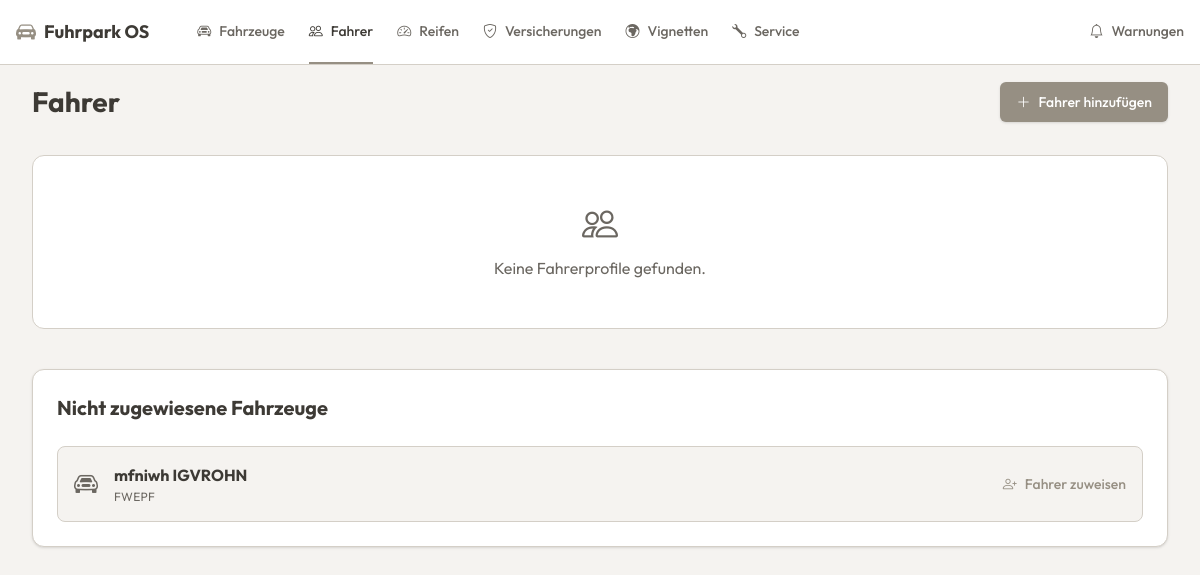
/views/drivers/drivers_list.php, run on an earlier commit of the app's database.
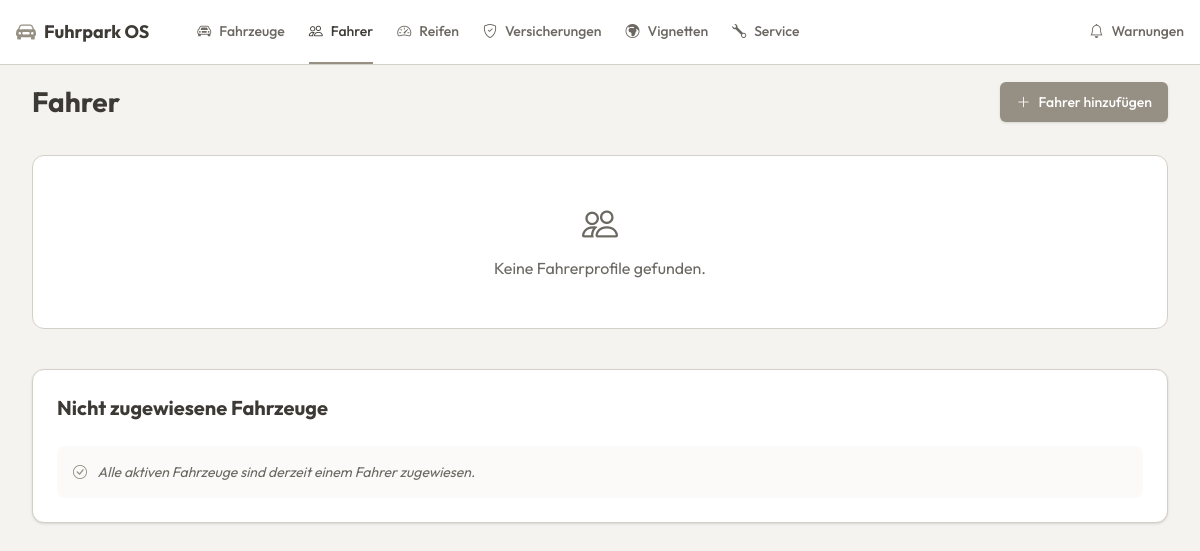
And on a later commit of the database.
### tables this page shows
CREATE TABLE fahrzeuge (
        id INTEGER PRIMARY KEY AUTOINCREMENT,
        kennzeichen TEXT NOT NULL,
        fahrzeug_typ TEXT NOT NULL,
        marke TEXT NOT NULL,
        modell TEXT NOT NULL,
        vin TEXT NOT NULL,
        status TEXT DEFAULT 'Aktiv',
        fahrer_id INTEGER DEFAULT NULL,
        naechster_tuev TEXT NOT NULL,
        naechster_service TEXT NOT NULL
    );

### views/drivers/drivers_list.php (the view, shortened to what the changed rows need)
<?php
require '../../config/db.php';
$sqlUnassigned = "
    SELECT id, marke, modell, kennzeichen
    FROM fahrzeuge
    WHERE status = 'Aktiv' AND (fahrer_id IS NULL OR fahrer_id = 0)
";
$unassignedVehicles = $pdo->query($sqlUnassigned)->fetchAll(PDO::FETCH_ASSOC);
?>
<!DOCTYPE html>
<html lang="de">
<head>
    <link href="https://cdn.jsdelivr.net/npm/bootstrap-icons@1.10.5/font/bootstrap-icons.css" rel="stylesheet">
    <script src="https://unpkg.com/@tailwindcss/browser@4"></script>
</head>
<body>
<?php include '../../components/navbar.php'; ?>
<main class="max-w-[1300px] mx-auto px-4 sm:px-6 lg:px-8 py-4">
    <div class="flex flex-col sm:flex-row justify-between items-start sm:items-center mb-8 gap-4">
        <h1 class="text-[28px] font-bold text-foreground">Fahrer</h1>
    </div>
    <div class="bg-card border border-border rounded-xl shadow-sm p-6 mb-8">
        <h2 class="text-xl font-bold text-foreground mb-6">Nicht zugewiesene Fahrzeuge</h2>
        <?php if (empty($unassignedVehicles)): ?>
            <div class="text-sm text-muted-foreground italic bg-muted/20 p-4 rounded-lg">
                <i class="bi bi-check-circle text-primary mr-2"></i> Alle aktiven Fahrzeuge sind derzeit einem Fahrer zugewiesen.
            </div>
        <?php else: ?>
            <div class="space-y-3">
                <?php foreach ($unassignedVehicles as $uv): ?>
                    <div class="bg-background border border-border rounded-lg p-4 flex flex-col sm:flex-row justify-between items-start sm:items-center gap-4 transition-colors hover:border-primary/30 hover:shadow-sm">
                        <div class="flex items-center gap-4">
                            <i class="bi bi-car-front text-2xl text-muted-foreground"></i>
                            <div>
                                <a href="../vehicles/vehicle_details.php?id=<?= $uv['id'] ?>" class="font-bold text-foreground hover:text-primary transition-colors">
                                    <?= htmlspecialchars($uv['marke']) ?> <?= htmlspecialchars($uv['modell']) ?>
                                </a>
                                <div class="text-xs text-muted-foreground uppercase mt-0.5 tracking-wide">
                                    <?= htmlspecialchars($uv['kennzeichen']) ?>
                                </div>
                            </div>
                        </div>
                        <a href="assign_driver.php?vehicle_id=<?= $uv['id'] ?>" class="flex items-center gap-2 text-sm font-medium text-primary hover:text-foreground transition-colors shrink-0">
                            <i class="bi bi-person-plus"></i> Fahrer zuweisen
                        </a>
                    </div>
                <?php endforeach; ?>
            </div>
        <?php endif; ?>
    </div>
</main>
</body>
</html>

### components/navbar.php (shortened to what the changed rows need)
<?php
$currentPage = basename($_SERVER['SCRIPT_NAME']);
?>
<nav class="bg-card border-b border-border sticky top-0 z-50">
    <div class="max-w-[1300px] mx-auto px-4 h-16 flex items-center gap-8 overflow-x-auto no-scrollbar">
        <div class="flex items-center gap-6 h-full text-sm font-medium">
            <?php
            $navItems = [
                    ['Fahrzeuge', 'bi-car-front', ['index.php', 'vehicle_details.php', 'vehicle_form.php'], 'index.php'],
                    ['Fahrer', 'bi-people', ['drivers_list.php', 'driver_form.php', 'assign_driver.php'], 'views/drivers/drivers_list.php'],
                    ['Reifen', 'bi-speedometer2', ['tires_list.php', 'tire_form.php'], 'views/vehicles/tires_list.php'],
                    ['Versicherungen', 'bi-shield-check', ['insurance_list.php', 'insurance_form.php'], 'views/vehicles/insurance_list.php'],
                    ['Vignetten', 'bi-globe-europe-africa', ['vignette_list.php', 'vignette_form.php'], 'views/vehicles/vignette_list.php'],
                    ['Service', 'bi-wrench', ['service_list.php', 'service_form.php'], 'views/service/service_list.php']
            ];
            foreach ($navItems as $item):
                $isActive = in_array($currentPage, $item[2])
                        ? 'border-primary text-foreground'
                        : 'border-transparent text-muted-foreground hover:text-foreground hover:border-border';
                ?>
                <a href="<?= BASE_URL . $item[3] ?>" class="flex items-center gap-2 h-full border-b-2 transition-colors whitespace-nowrap <?= $isActive ?>">
                    <i class="bi <?= $item[1] ?>"></i> <?= $item[0] ?>
                </a>
            <?php endforeach; ?>
        </div>
    </div>
</nav>

What changed in the data, as far as the page shows it:
removed fahrzeuge: marke "mfniwh", modell "IGVROHN", kennzeichen "FWEPF"
Also different on the page:
text now shown: "Alle aktiven Fahrzeuge sind derzeit einem Fahrer zugewiesen."
